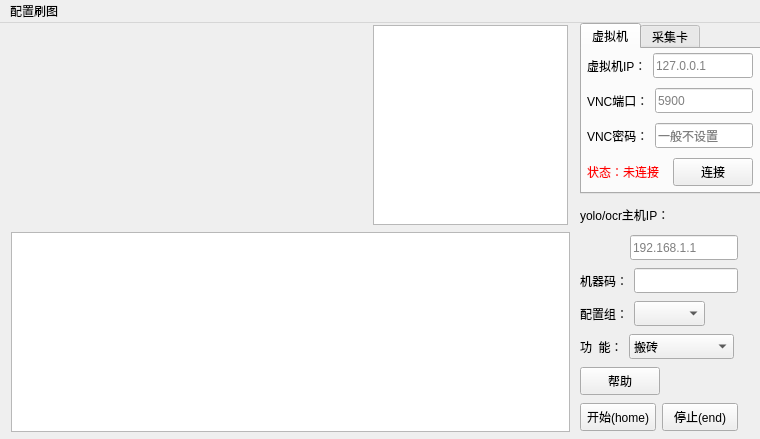
<?xml version="1.0" encoding="UTF-8"?>
<ui version="4.0">
 <class>MainWindow</class>
 <widget class="QMainWindow" name="MainWindow">
  <property name="geometry">
   <rect>
    <x>0</x>
    <y>0</y>
    <width>760</width>
    <height>439</height>
   </rect>
  </property>
  <property name="windowTitle">
   <string>工具人</string>
  </property>
  <widget class="QWidget" name="centralwidget">
   <widget class="QTableWidget" name="rolesTable">
    <property name="geometry">
     <rect>
      <x>11</x>
      <y>209</y>
      <width>559</width>
      <height>200</height>
     </rect>
    </property>
    <property name="minimumSize">
     <size>
      <width>559</width>
      <height>200</height>
     </size>
    </property>
    <property name="maximumSize">
     <size>
      <width>559</width>
      <height>200</height>
     </size>
    </property>
   </widget>
   <widget class="QWidget" name="horizontalLayoutWidget_6">
    <property name="geometry">
     <rect>
      <x>11</x>
      <y>1</y>
      <width>559</width>
      <height>202</height>
     </rect>
    </property>
    <layout class="QHBoxLayout" name="horizontalLayout_2">
     <item>
      <widget class="QLabel" name="label_10">
       <property name="minimumSize">
        <size>
         <width>356</width>
         <height>200</height>
        </size>
       </property>
       <property name="maximumSize">
        <size>
         <width>356</width>
         <height>200</height>
        </size>
       </property>
       <property name="text">
        <string/>
       </property>
      </widget>
     </item>
     <item>
      <widget class="QPlainTextEdit" name="logPlainTextEdit">
       <property name="minimumSize">
        <size>
         <width>195</width>
         <height>200</height>
        </size>
       </property>
       <property name="maximumSize">
        <size>
         <width>195</width>
         <height>200</height>
        </size>
       </property>
      </widget>
     </item>
    </layout>
   </widget>
   <widget class="QTabWidget" name="tabWidget">
    <property name="geometry">
     <rect>
      <x>580</x>
      <y>0</y>
      <width>181</width>
      <height>171</height>
     </rect>
    </property>
    <property name="currentIndex">
     <number>0</number>
    </property>
    <widget class="QWidget" name="tab">
     <attribute name="title">
      <string>虚拟机</string>
     </attribute>
     <widget class="QWidget" name="verticalLayoutWidget_2">
      <property name="geometry">
       <rect>
        <x>5</x>
        <y>0</y>
        <width>166</width>
        <height>141</height>
       </rect>
      </property>
      <layout class="QVBoxLayout" name="verticalLayout_2">
       <item>
        <layout class="QHBoxLayout" name="horizontalLayout_6">
         <property name="rightMargin">
          <number>0</number>
         </property>
         <item>
          <widget class="QLabel" name="label_4">
           <property name="sizePolicy">
            <sizepolicy hsizetype="Fixed" vsizetype="Preferred">
             <horstretch>0</horstretch>
             <verstretch>0</verstretch>
            </sizepolicy>
           </property>
           <property name="text">
            <string>虚拟机IP：</string>
           </property>
          </widget>
         </item>
         <item>
          <widget class="QLineEdit" name="lineEdit_3">
           <property name="sizePolicy">
            <sizepolicy hsizetype="Preferred" vsizetype="Fixed">
             <horstretch>0</horstretch>
             <verstretch>0</verstretch>
            </sizepolicy>
           </property>
           <property name="minimumSize">
            <size>
             <width>0</width>
             <height>25</height>
            </size>
           </property>
           <property name="placeholderText">
            <string>127.0.0.1</string>
           </property>
          </widget>
         </item>
        </layout>
       </item>
       <item>
        <layout class="QHBoxLayout" name="horizontalLayout_8">
         <property name="rightMargin">
          <number>0</number>
         </property>
         <item>
          <widget class="QLabel" name="label_5">
           <property name="sizePolicy">
            <sizepolicy hsizetype="Fixed" vsizetype="Preferred">
             <horstretch>0</horstretch>
             <verstretch>0</verstretch>
            </sizepolicy>
           </property>
           <property name="text">
            <string>VNC端口：</string>
           </property>
          </widget>
         </item>
         <item>
          <widget class="QLineEdit" name="lineEdit_4">
           <property name="minimumSize">
            <size>
             <width>0</width>
             <height>25</height>
            </size>
           </property>
           <property name="placeholderText">
            <string>5900</string>
           </property>
          </widget>
         </item>
        </layout>
       </item>
       <item>
        <layout class="QHBoxLayout" name="horizontalLayout_9">
         <property name="rightMargin">
          <number>0</number>
         </property>
         <item>
          <widget class="QLabel" name="label_6">
           <property name="sizePolicy">
            <sizepolicy hsizetype="Fixed" vsizetype="Preferred">
             <horstretch>0</horstretch>
             <verstretch>0</verstretch>
            </sizepolicy>
           </property>
           <property name="text">
            <string>VNC密码：</string>
           </property>
          </widget>
         </item>
         <item>
          <widget class="QLineEdit" name="lineEdit_5">
           <property name="minimumSize">
            <size>
             <width>0</width>
             <height>25</height>
            </size>
           </property>
           <property name="placeholderText">
            <string>一般不设置</string>
           </property>
          </widget>
         </item>
        </layout>
       </item>
       <item>
        <layout class="QHBoxLayout" name="horizontalLayout_5">
         <item>
          <widget class="QLabel" name="label_7">
           <property name="styleSheet">
            <string notr="true">color: rgb(255, 0, 0);</string>
           </property>
           <property name="text">
            <string>状态：未连接</string>
           </property>
          </widget>
         </item>
         <item>
          <widget class="QPushButton" name="startBtn_2">
           <property name="sizePolicy">
            <sizepolicy hsizetype="Fixed" vsizetype="Fixed">
             <horstretch>0</horstretch>
             <verstretch>0</verstretch>
            </sizepolicy>
           </property>
           <property name="minimumSize">
            <size>
             <width>0</width>
             <height>28</height>
            </size>
           </property>
           <property name="text">
            <string>连接</string>
           </property>
          </widget>
         </item>
        </layout>
       </item>
      </layout>
     </widget>
    </widget>
    <widget class="QWidget" name="tab_2">
     <attribute name="title">
      <string>采集卡</string>
     </attribute>
     <widget class="QWidget" name="verticalLayoutWidget">
      <property name="geometry">
       <rect>
        <x>5</x>
        <y>0</y>
        <width>166</width>
        <height>141</height>
       </rect>
      </property>
      <layout class="QVBoxLayout" name="verticalLayout">
       <item>
        <layout class="QHBoxLayout" name="horizontalLayout_23">
         <property name="rightMargin">
          <number>0</number>
         </property>
         <item>
          <widget class="QLabel" name="label_17">
           <property name="sizePolicy">
            <sizepolicy hsizetype="Fixed" vsizetype="Preferred">
             <horstretch>0</horstretch>
             <verstretch>0</verstretch>
            </sizepolicy>
           </property>
           <property name="text">
            <string>主控VID：</string>
           </property>
          </widget>
         </item>
         <item>
          <widget class="QLineEdit" name="lineEdit_10">
           <property name="minimumSize">
            <size>
             <width>0</width>
             <height>25</height>
            </size>
           </property>
           <property name="placeholderText">
            <string>0xC216</string>
           </property>
          </widget>
         </item>
        </layout>
       </item>
       <item>
        <layout class="QHBoxLayout" name="horizontalLayout_22">
         <property name="rightMargin">
          <number>0</number>
         </property>
         <item>
          <widget class="QLabel" name="label_16">
           <property name="sizePolicy">
            <sizepolicy hsizetype="Fixed" vsizetype="Preferred">
             <horstretch>0</horstretch>
             <verstretch>0</verstretch>
            </sizepolicy>
           </property>
           <property name="text">
            <string>主控PID：</string>
           </property>
          </widget>
         </item>
         <item>
          <widget class="QLineEdit" name="lineEdit_9">
           <property name="minimumSize">
            <size>
             <width>0</width>
             <height>25</height>
            </size>
           </property>
           <property name="placeholderText">
            <string>0x0301</string>
           </property>
          </widget>
         </item>
        </layout>
       </item>
       <item>
        <layout class="QHBoxLayout" name="horizontalLayout_20">
         <property name="rightMargin">
          <number>0</number>
         </property>
         <item>
          <widget class="QLabel" name="label_14">
           <property name="sizePolicy">
            <sizepolicy hsizetype="Fixed" vsizetype="Preferred">
             <horstretch>0</horstretch>
             <verstretch>0</verstretch>
            </sizepolicy>
           </property>
           <property name="text">
            <string>采集卡设备：</string>
           </property>
          </widget>
         </item>
         <item>
          <widget class="QComboBox" name="comboBox">
           <property name="sizePolicy">
            <sizepolicy hsizetype="Preferred" vsizetype="Fixed">
             <horstretch>0</horstretch>
             <verstretch>0</verstretch>
            </sizepolicy>
           </property>
           <property name="minimumSize">
            <size>
             <width>0</width>
             <height>25</height>
            </size>
           </property>
          </widget>
         </item>
        </layout>
       </item>
       <item>
        <layout class="QHBoxLayout" name="horizontalLayout_21">
         <item>
          <widget class="QLabel" name="label_15">
           <property name="styleSheet">
            <string notr="true">color: rgb(255, 0, 0);</string>
           </property>
           <property name="text">
            <string>状态：未连接</string>
           </property>
          </widget>
         </item>
         <item>
          <widget class="QPushButton" name="startBtn_4">
           <property name="sizePolicy">
            <sizepolicy hsizetype="Fixed" vsizetype="Fixed">
             <horstretch>0</horstretch>
             <verstretch>0</verstretch>
            </sizepolicy>
           </property>
           <property name="minimumSize">
            <size>
             <width>0</width>
             <height>28</height>
            </size>
           </property>
           <property name="text">
            <string>采集卡连接</string>
           </property>
          </widget>
         </item>
        </layout>
       </item>
      </layout>
     </widget>
    </widget>
   </widget>
   <widget class="QWidget" name="layoutWidget">
    <property name="geometry">
     <rect>
      <x>580</x>
      <y>310</y>
      <width>154</width>
      <height>27</height>
     </rect>
    </property>
    <layout class="QHBoxLayout" name="horizontalLayout_13">
     <item>
      <widget class="QLabel" name="label_9">
       <property name="sizePolicy">
        <sizepolicy hsizetype="Fixed" vsizetype="Preferred">
         <horstretch>0</horstretch>
         <verstretch>0</verstretch>
        </sizepolicy>
       </property>
       <property name="text">
        <string>功  能：</string>
       </property>
      </widget>
     </item>
     <item>
      <widget class="QComboBox" name="ComboBox_3">
       <property name="sizePolicy">
        <sizepolicy hsizetype="Preferred" vsizetype="Fixed">
         <horstretch>0</horstretch>
         <verstretch>0</verstretch>
        </sizepolicy>
       </property>
       <property name="minimumSize">
        <size>
         <width>0</width>
         <height>25</height>
        </size>
       </property>
       <property name="editable">
        <bool>false</bool>
       </property>
       <item>
        <property name="text">
         <string>搬砖</string>
        </property>
       </item>
       <item>
        <property name="text">
         <string>半自动剧情</string>
        </property>
       </item>
       <item>
        <property name="text">
         <string>手动找门剧情</string>
        </property>
       </item>
      </widget>
     </item>
    </layout>
   </widget>
   <widget class="QWidget" name="layoutWidget">
    <property name="geometry">
     <rect>
      <x>580</x>
      <y>178</y>
      <width>98</width>
      <height>27</height>
     </rect>
    </property>
    <layout class="QHBoxLayout" name="horizontalLayout_10">
     <item>
      <widget class="QLabel" name="label_2">
       <property name="minimumSize">
        <size>
         <width>0</width>
         <height>25</height>
        </size>
       </property>
       <property name="text">
        <string>yolo/ocr主机IP：</string>
       </property>
      </widget>
     </item>
    </layout>
   </widget>
   <widget class="QWidget" name="layoutWidget">
    <property name="geometry">
     <rect>
      <x>580</x>
      <y>211</y>
      <width>158</width>
      <height>27</height>
     </rect>
    </property>
    <layout class="QHBoxLayout" name="horizontalLayout_14">
     <item>
      <spacer name="horizontalSpacer_2">
       <property name="orientation">
        <enum>Qt::Horizontal</enum>
       </property>
       <property name="sizeHint" stdset="0">
        <size>
         <width>40</width>
         <height>20</height>
        </size>
       </property>
      </spacer>
     </item>
     <item>
      <widget class="QLineEdit" name="lineEdit">
       <property name="sizePolicy">
        <sizepolicy hsizetype="Preferred" vsizetype="Fixed">
         <horstretch>0</horstretch>
         <verstretch>0</verstretch>
        </sizepolicy>
       </property>
       <property name="minimumSize">
        <size>
         <width>0</width>
         <height>25</height>
        </size>
       </property>
       <property name="text">
        <string/>
       </property>
       <property name="placeholderText">
        <string>192.168.1.1</string>
       </property>
      </widget>
     </item>
    </layout>
   </widget>
   <widget class="QWidget" name="layoutWidget">
    <property name="geometry">
     <rect>
      <x>580</x>
      <y>343</y>
      <width>123</width>
      <height>30</height>
     </rect>
    </property>
    <layout class="QHBoxLayout" name="horizontalLayout_3">
     <property name="rightMargin">
      <number>0</number>
     </property>
     <item>
      <widget class="QPushButton" name="helpBtn">
       <property name="sizePolicy">
        <sizepolicy hsizetype="Fixed" vsizetype="Fixed">
         <horstretch>0</horstretch>
         <verstretch>0</verstretch>
        </sizepolicy>
       </property>
       <property name="minimumSize">
        <size>
         <width>0</width>
         <height>28</height>
        </size>
       </property>
       <property name="text">
        <string>帮助</string>
       </property>
      </widget>
     </item>
     <item>
      <spacer name="horizontalSpacer">
       <property name="orientation">
        <enum>Qt::Horizontal</enum>
       </property>
       <property name="sizeHint" stdset="0">
        <size>
         <width>40</width>
         <height>20</height>
        </size>
       </property>
      </spacer>
     </item>
    </layout>
   </widget>
   <widget class="QWidget" name="layoutWidget">
    <property name="geometry">
     <rect>
      <x>580</x>
      <y>379</y>
      <width>158</width>
      <height>30</height>
     </rect>
    </property>
    <layout class="QHBoxLayout" name="horizontalLayout">
     <property name="rightMargin">
      <number>0</number>
     </property>
     <item>
      <widget class="QPushButton" name="startBtn">
       <property name="minimumSize">
        <size>
         <width>0</width>
         <height>28</height>
        </size>
       </property>
       <property name="text">
        <string>开始(home)</string>
       </property>
      </widget>
     </item>
     <item>
      <widget class="QPushButton" name="stopBtn">
       <property name="minimumSize">
        <size>
         <width>0</width>
         <height>28</height>
        </size>
       </property>
       <property name="text">
        <string>停止(end)</string>
       </property>
      </widget>
     </item>
    </layout>
   </widget>
   <widget class="QWidget" name="layoutWidget">
    <property name="geometry">
     <rect>
      <x>580</x>
      <y>244</y>
      <width>158</width>
      <height>27</height>
     </rect>
    </property>
    <layout class="QHBoxLayout" name="horizontalLayout_11">
     <item>
      <widget class="QLabel" name="label_3">
       <property name="sizePolicy">
        <sizepolicy hsizetype="Fixed" vsizetype="Preferred">
         <horstretch>0</horstretch>
         <verstretch>0</verstretch>
        </sizepolicy>
       </property>
       <property name="text">
        <string>机器码：</string>
       </property>
      </widget>
     </item>
     <item>
      <widget class="QLineEdit" name="lineEdit_2">
       <property name="minimumSize">
        <size>
         <width>0</width>
         <height>25</height>
        </size>
       </property>
      </widget>
     </item>
    </layout>
   </widget>
   <widget class="QWidget" name="layoutWidget">
    <property name="geometry">
     <rect>
      <x>580</x>
      <y>277</y>
      <width>125</width>
      <height>27</height>
     </rect>
    </property>
    <layout class="QHBoxLayout" name="horizontalLayout_12">
     <item>
      <widget class="QLabel" name="label">
       <property name="sizePolicy">
        <sizepolicy hsizetype="Fixed" vsizetype="Preferred">
         <horstretch>0</horstretch>
         <verstretch>0</verstretch>
        </sizepolicy>
       </property>
       <property name="text">
        <string>配置组：</string>
       </property>
      </widget>
     </item>
     <item>
      <widget class="QComboBox" name="settingsGroupComboBox">
       <property name="sizePolicy">
        <sizepolicy hsizetype="Preferred" vsizetype="Fixed">
         <horstretch>0</horstretch>
         <verstretch>0</verstretch>
        </sizepolicy>
       </property>
       <property name="minimumSize">
        <size>
         <width>0</width>
         <height>25</height>
        </size>
       </property>
       <property name="editable">
        <bool>false</bool>
       </property>
      </widget>
     </item>
    </layout>
   </widget>
  </widget>
  <widget class="QMenuBar" name="menubar">
   <property name="geometry">
    <rect>
     <x>0</x>
     <y>0</y>
     <width>760</width>
     <height>23</height>
    </rect>
   </property>
   <widget class="QMenu" name="menu">
    <property name="title">
     <string>配置刷图</string>
    </property>
    <addaction name="addSettingsGroupAction"/>
    <addaction name="addRoleAction"/>
    <addaction name="action12"/>
   </widget>
   <addaction name="menu"/>
  </widget>
  <action name="actionc">
   <property name="text">
    <string>c</string>
   </property>
  </action>
  <action name="addSettingsGroupAction">
   <property name="text">
    <string>创建配置组</string>
   </property>
  </action>
  <action name="addRoleAction">
   <property name="text">
    <string>角色配置</string>
   </property>
  </action>
  <action name="action12">
   <property name="text">
    <string>账号登录</string>
   </property>
  </action>
 </widget>
 <resources/>
 <connections>
  <connection>
   <sender>startBtn</sender>
   <signal>clicked()</signal>
   <receiver>MainWindow</receiver>
   <slot>start_clicked()</slot>
   <hints>
    <hint type="sourcelabel">
     <x>638</x>
     <y>65</y>
    </hint>
    <hint type="destinationlabel">
     <x>7</x>
     <y>90</y>
    </hint>
   </hints>
  </connection>
  <connection>
   <sender>stopBtn</sender>
   <signal>clicked()</signal>
   <receiver>MainWindow</receiver>
   <slot>stop_clicked()</slot>
   <hints>
    <hint type="sourcelabel">
     <x>731</x>
     <y>65</y>
    </hint>
    <hint type="destinationlabel">
     <x>279</x>
     <y>87</y>
    </hint>
   </hints>
  </connection>
  <connection>
   <sender>addSettingsGroupAction</sender>
   <signal>triggered()</signal>
   <receiver>MainWindow</receiver>
   <slot>open_settings_group_dialog()</slot>
   <hints>
    <hint type="sourcelabel">
     <x>-1</x>
     <y>-1</y>
    </hint>
    <hint type="destinationlabel">
     <x>371</x>
     <y>161</y>
    </hint>
   </hints>
  </connection>
  <connection>
   <sender>addRoleAction</sender>
   <signal>triggered()</signal>
   <receiver>MainWindow</receiver>
   <slot>open_roles_dialog()</slot>
   <hints>
    <hint type="sourcelabel">
     <x>-1</x>
     <y>-1</y>
    </hint>
    <hint type="destinationlabel">
     <x>371</x>
     <y>161</y>
    </hint>
   </hints>
  </connection>
 </connections>
 <slots>
  <slot>load_model_clicked()</slot>
  <slot>start_clicked()</slot>
  <slot>stop_clicked()</slot>
  <slot>open_settings_group_dialog()</slot>
  <slot>open_roles_dialog()</slot>
  <slot>compute_x_speed()</slot>
  <slot>compute_y_speed()</slot>
 </slots>
</ui>
